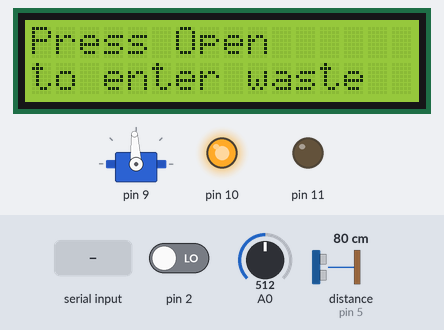
Bench run of a program on a simulated Arduino Uno, built with avr-gcc and run on an emulated ATmega328P. On the bench: servo, 16×2 character LCD, output pins drawn as LEDs (lit = HIGH). The test bench sets the inputs (shaded band); at power-on: pin 2 LOW, A0 = 512, distance to the obstacle (sensor on pin 5) 80 cm. The echo pulse lasts 58.3 µs per cm; pins used as bus, display or sensor lines are not drawn; what the program prints to the serial monitor is not drawn.

Above: at 0.2 s.
At 5.7 s:
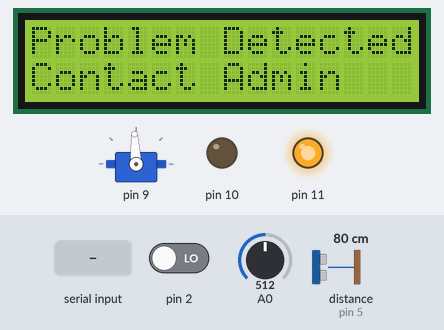
5.8 s: "1,1\n" received over Serial
Timing chart, 0 to 8.8 s (numbered marks = the images above; inputs shaded):
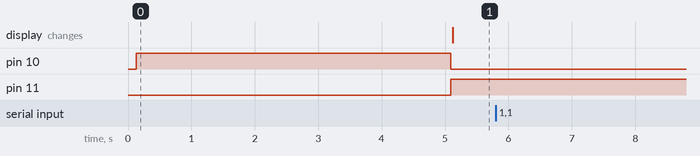

The program:

main.cpp
```cpp
#include <Arduino.h>
#include "Scheduler.h"
#include "ContainerManagementTask.h"
#include "GuiMessageServiceTask.h"
#include "Debug.h"

// Scheduler and Tasks
Scheduler sched;
ContainerManagementTask* containerTask;
GuiMessageServiceTask* guiMessageTask;

void setup() {
    // Initialize debug output
    Debugger.begin(9600);
    Serial.begin(9600);
    Debugger.println("Container Management System Initializing...");

    // Initialize scheduler
    sched.init(50);  // 50ms base period

    // Create and initialize ContainerManagementTask
    containerTask = new ContainerManagementTask();
    containerTask->init(100);  // 100ms task period
    sched.addTask(containerTask);

    // Create and initialize GuiMessageServiceTask
    guiMessageTask = new GuiMessageServiceTask(containerTask);
    guiMessageTask->init(100);  // 100ms task period
    sched.addTask(guiMessageTask);

    Debugger.println("System Setup Complete.");
}

void loop() {
    guiMessageTask->readSerial(); // Always read serial data
    sched.schedule();
}
```

Button.h
```cpp
#ifndef __BUTTON__
#define __BUTTON__

#include <Arduino.h>
#include "Debug.h"

class Button {
public:
    Button(int pin, unsigned long debounceDelay = 50);
    void init();
    bool isPressed();

private:
    int pin;
    bool lastState;
    bool currentState;
    unsigned long lastDebounceTime;
    unsigned long debounceDelay;
};

#endif
```

ContainerManagementTask.h
```cpp
#ifndef CONTAINER_MANAGEMENT_TASK_H
#define CONTAINER_MANAGEMENT_TASK_H

#include <Arduino.h>
#include <avr/sleep.h>
#include "Task.h"
#include "Button.h"
#include "LcdController.h"
#include "ServoController.h"
#include "TemperatureMonitor.h"
#include "PirSensor.h"
#include "SonarSensor.h"
#include "Led.h"

class ContainerManagementTask : public Task {
public:
    ContainerManagementTask();

    enum State {
        IDLE,
        SLEEP,
        READY,
        DOOR_OPEN,
        DOOR_CLOSE,
        FULL,
        EMPTY_CONTAINER,
        OVER_TEMP
    };


    void init(int period) override;
    void tick() override;

    // Add these public methods
    State getCurrentState();
    float getCurrentTemperature();
    int getDoorState();
    void setState(State newState); // Make this public

    // check to see if the container is full public beacuse used in gui task
    bool isContainerFull();
    float getWasteLevel();

    // Pin Configurations
    #define SONAR_TRIG_PIN 4
    #define SONAR_ECHO_PIN 5

    // Configuration constants
    #define SLEEP_TIMEOUT               10000   // 10 seconds before going to sleep
    #define DOOR_OPEN_TIMEOUT           5000    // 5 seconds door open timeout
    #define WASTE_DISPLAY_TIME          2000    // Display "WASTE RECEIVED" time
    #define EMPTY_CONTAINER_TIME        3000    // Time to empty container
    #define MAX_TEMP                    50.0    // Maximum temperature threshold
    #define WASTE_LEVEL_THRESHOLD       0.3     // Waste level threshold (from sonar implementation)

    // Test simulation definition
    #define TEST_EMPTY_CONTAINER_TIMELIMIT  10000 // wait for 10 seconds before emptying the container | no gui test
    #define TEST_OVER_TEMP_TIMELIMIT        10000 // wait for 10 seconds before going to ready | no gui test
    #define CHECK_TEMP_TIMELIMIT            5000 // wait for 10 seconds before going to sleep | no gui test

private:


    // Component instances
    Button* doorOpenButton;
    Button* doorCloseButton;
    LcdController* display;
    ServoController* containerDoor;
    TemperatureMonitor* tempSense;
    PirSensor* motionSense;
    SonarSensor* wasteLevelSensor;
    Led* alarmLed;
    Led* availableLed;

    // Current state and timing
    State currentState;
    unsigned long lastStateChangeTime;

    // State change method
    //void setState(State newState);

    // Helper methods -> made public because they are used in guimessageservicetask
    //bool isContainerFull();

    void enterSleepMode();
};

#endif // CONTAINER_MANAGEMENT_TASK_H
```

Debug.h
```cpp
#ifndef DEBUG_H
#define DEBUG_H

#include <Arduino.h>

// Enable or disable debugging globally
#define DEBUG_ENABLED false  // Set to false to disable debug output

class Debug {
public:
    static void begin(long baudRate) {
#if DEBUG_ENABLED
        Serial.begin(baudRate);
#endif
    }

    template <typename T>
    static void print(T value) {
#if DEBUG_ENABLED
        Serial.print(value);
#endif
    }

    template <typename T>
    static void println(T value) {
#if DEBUG_ENABLED
        Serial.println(value);
#endif
    }

    static void print(const char* message) {
#if DEBUG_ENABLED
        Serial.print(message);
#endif
    }

    static void println(const char* message) {
#if DEBUG_ENABLED
        Serial.println(message);
#endif
    }
};

// Static instance of Debug class (this is optional, only needed if you want instance-based access)
extern Debug Debugger;

#endif
```

GuiMessageServiceTask.h
```cpp
#ifndef GUI_MESSAGE_SERVICE_TASK_H
#define GUI_MESSAGE_SERVICE_TASK_H

#include <Arduino.h>
#include <Queue.h> // Custom Queue class for managing messages
#include "Task.h"
#include "ContainerManagementTask.h"

class GuiMessageServiceTask : public Task {
public:
    GuiMessageServiceTask(ContainerManagementTask* containerTask);
    void init(int period) override;
    void tick() override;
    void readSerial(); // Continuously reads serial input and buffers messages

private:
    // Reference to ContainerManagementTask
    ContainerManagementTask* containerTask;

    // Parsing state
    enum ParseState { WAIT, PROCESS, SEND_STATUS };
    ParseState currentParseState;

    // Variables for parsing
    bool emptyCommand;
    bool restoreCommand;
    //int statusCode;

    // Message queue for buffering serial data
    Queue<String> messageQueue;
    String incomingMessageBuffer;

    // Helper methods
    void processIncomingMessage(const String& message);
    void sendStatus();
    void resetParseState();
};

#endif // GUI_MESSAGE_SERVICE_TASK_H
```

PirSensor.h
```cpp
#ifndef __PIR_SENSOR__
#define __PIR_SENSOR__

#include "Debug.h"

class PirSensor {
public:
    void init(int pin);
    bool isMotionDetected(int pin);
    void enableInterrupt();
    void disableInterrupt();

private:
    bool motionDetected;
    int pin;
};


#endif
```

Queue.h
```cpp
#ifndef QUEUE_H
#define QUEUE_H

#include <Arduino.h>

template <typename T>
class Queue {
private:
    static const int MAX_SIZE = 10; // Adjust size as needed
    T buffer[MAX_SIZE];
    int front;
    int rear;
    int count;

public:
    Queue() : front(0), rear(0), count(0) {}

    // Add an item to the queue
    bool enqueue(const T& item) {
        if (isFull()) {
            return false; // Queue is full
        }
        buffer[rear] = item;
        rear = (rear + 1) % MAX_SIZE;
        count++;
        return true;
    }

    // Remove and return the front item
    T dequeue() {
        if (isEmpty()) {
            return T(); // Return default value if empty
        }
        T item = buffer[front];
        front = (front + 1) % MAX_SIZE;
        count--;
        return item;
    }

    // Check if the queue is empty
    bool isEmpty() const {
        return count == 0;
    }

    // Check if the queue is full
    bool isFull() const {
        return count == MAX_SIZE;
    }

    // Get the current size of the queue
    int size() const {
        return count;
    }
};

#endif // QUEUE_H
```

ServoController.h
```cpp
#ifndef __SERVOCONTROLLER__
#define __SERVOCONTROLLER__

#include "ServoTimer2.h"
#include "Debug.h"

class ServoController {
public:
    ServoController(int pin);
    void init();                            // Initialize servo
    void openDoor(int angle = 1000);        // Opens door for waste
    void closeDoor(int angle = 1500);       // Closes door
    void emptyContainer(int angle = 2000);  // Reverse open for emptying

private:
    int pin;
    ServoTimer2 servo;
};

#endif
```

SonarSensor.h
```cpp
#ifndef __SONAR_SENSOR__
#define __SONAR_SENSOR__

#include "Debug.h"
class SonarSensor {
    public:
        void init(int trigPin, int echoPin);
        float getDistance(int trigPin, int echoPin);
        bool checkWasteLevel(int trigPin, int echoPin);
    private:
        int trigPin;
        int echoPin;
        bool isFull;
        float temperature;
        float distanceTreshold;
};

#endif
```

TemperatureMonitor.h
```cpp
#ifndef TEMPERATUREMONITOR_H
#define TEMPERATUREMONITOR_H

#include <Arduino.h>
#include "Debug.h"

class TemperatureMonitor {
private:
    uint8_t pin;           // Analog pin for the temperature sensor
    float voltageRef;      // Reference voltage for the ADC
    const float THRESHOLD_C = 30.0; // Threshold temperature in Celsius
    bool thresholdExceeded; // Flag to indicate if the threshold is exceeded

    // Internal method to update the thresholdExceeded flag
    void updateThresholdStatus(float temperature);

public:
    // Constructor
    TemperatureMonitor(uint8_t analogPin, float refVoltage = 5.0);

    // Method to read temperature in Celsius
    float readTemperatureC();

    // Method to check if the threshold is exceeded
    bool isThresholdExceeded();
};

#endif 
```

blink_led_task.h
```cpp
#ifndef __BLINKTASK__
#define __BLINKTASK__

#include "Task.h"
#include "Led.h"
#include "Debug.h"

class BlinkTask: public Task {

  int pin_green;
  int pin_red;
  Light* led_green;
  Light* led_red;


public:
  enum State{OFF, RED_ON, GREEN_ON};
  BlinkTask(int pin_red, int pin_green);
  void init(int period);
  void tick();
  void setState(State newState);

private:
  State state;
};

#endif
```

led.h
```cpp
#ifndef __LED__
#define __LED__

#include "light.h"
#include "Debug.h"

class Led: public Light {
public:
  Led(int pin);
  void switchOn();
  void switchOff();
private:
  int pin;
};

#endif
```

light.h
```cpp
#ifndef __LIGHT__
#define __LIGHT__

class Light {
public:
  virtual void switchOn() = 0;
  virtual void switchOff() = 0;
};

#endif
```

scheduler.h
```cpp
#ifndef __SCHEDULER__
#define __SCHEDULER__

#include "timer.h"
#include "task.h"
#include "Debug.h"

#define MAX_TASKS 10

class Scheduler {

  int basePeriod;
  int nTasks;
  Task* taskList[MAX_TASKS];
  Timer timer;

public:
  void init(int basePeriod);
  virtual bool addTask(Task* task);
  virtual void schedule();
};

#endif
```

task.h
```cpp
#ifndef __TASK__
#define __TASK__

#include "Debug.h"

class Task {
  int myPeriod;
  int timeElapsed;

public:
  virtual void init(int period){
    myPeriod = period;
    timeElapsed = 0;
  }

  virtual void tick() = 0;

  bool updateAndCheckTime(int basePeriod){
    timeElapsed += basePeriod;
    if (timeElapsed >= myPeriod){
      timeElapsed = 0;
      return true;
    } else {
      return false;
    }
  }

};

#endif
```

timer.h
```cpp
#ifndef __TIMER__
#define __TIMER__

class Timer {

public:
  Timer();
  void setupFreq(int freq);
  /* period in ms */
  void setupPeriod(int period);
  void waitForNextTick();

};


#endif
```

Button.cpp
```cpp
#include "Button.h"

Button::Button(int pin, unsigned long debounceDelay) {
    this->pin = pin;
    this->debounceDelay = debounceDelay;
    lastState = LOW;
    currentState = LOW;
    lastDebounceTime = 0;
}

void Button::init() {
    pinMode(pin, INPUT_PULLUP);
}

bool Button::isPressed() {
    bool reading = digitalRead(pin);

    if (reading != lastState) {
        lastDebounceTime = millis();
    }

    if ((millis() - lastDebounceTime) > debounceDelay) {
        if (reading != currentState) {
            currentState = reading;
            if (currentState == LOW) { // Button pressed
                lastState = reading;
                return true;
            }
        }
    }

    lastState = reading;
    return false;
}
```

GuiMessageServiceTask.cpp
```cpp
#include "GuiMessageServiceTask.h"
#include "Debug.h"

//extern int statusCode;
 int statusCode;

GuiMessageServiceTask::GuiMessageServiceTask(ContainerManagementTask* containerTask) {
    this->containerTask = containerTask;
    this->currentParseState = WAIT;
    this->emptyCommand = false;
    this->restoreCommand = false;
    //this->statusCode = 0;
}

void GuiMessageServiceTask::init(int period) {
    Task::init(period);
    Serial.begin(9600); // Initialize serial communication
    Debugger.println("GUI Message Service Initialized");
}

void GuiMessageServiceTask::tick() {
    readSerial();
    if (!messageQueue.isEmpty()) {

        Debugger.println("Processing message from queue");
        String incomingMessage = messageQueue.dequeue(); // Retrieve the oldest message
        processIncomingMessage(incomingMessage);

        if (emptyCommand) {

            Debugger.println("EMPTY CMD received");
            if (containerTask->getCurrentState() == ContainerManagementTask::FULL)
                containerTask->setState(ContainerManagementTask::EMPTY_CONTAINER);
            /* if (containerTask->isContainerFull()) {
                containerTask->setState(ContainerManagementTask::EMPTY_CONTAINER);
                statusCode = 0; // No error
            } else {
                statusCode = 1; // FULL error
            } */
        }
        if (restoreCommand) {
            Debugger.println("RESTORE CMD received");
            if (containerTask->getCurrentState() == ContainerManagementTask::OVER_TEMP)
                containerTask->setState(ContainerManagementTask::READY);
            /* if (containerTask->getCurrentState() == ContainerManagementTask::OVER_TEMP) {
            containerTask->setState(ContainerManagementTask::READY);
            statusCode = 0; // No error
            } else {
            statusCode = 2; // Overheating error
            } */
        }
        sendStatus();
        resetParseState();
    }
}

void GuiMessageServiceTask::processIncomingMessage(const String& message) {
    // Validate message format
    if (message.startsWith("{REQ,") && message.endsWith("}")) {
        // Remove curly braces
        String content = message.substring(5, message.length() - 1); // Extract "EMPTY,RESTORE"
        int firstComma = content.indexOf(',');

        if (firstComma != -1) {
            // Extract EMPTY and RESTORE values
            String emptyStr = content.substring(0, firstComma);
            String restoreStr = content.substring(firstComma + 1);

            // Validate and parse EMPTY command
            if (emptyStr.equals("1") || emptyStr.equals("0")) {
                emptyCommand = emptyStr.toInt();
            } else {
                Debugger.println("Invalid EMPTY value");
                return; // Abort parsing
            }

            // Validate and parse RESTORE command
            if (restoreStr.equals("1") || restoreStr.equals("0")) {
                restoreCommand = restoreStr.toInt();
            } else {
                Debugger.println("Invalid RESTORE value");
                return; // Abort parsing
            }

            Debugger.println("Message parsed successfully");
        } else {
            Debugger.println("Invalid message format: missing comma");
        }
    } else {
        Debugger.println("Invalid message format");
    }
}

void GuiMessageServiceTask::sendStatus() {
    // Calculate status values
    float wasteLevel = containerTask->getWasteLevel(); // Store distance as float
    float temperature = containerTask->getCurrentTemperature();
    int doorState = containerTask->getDoorState(); // 0: Closed, 1: Open, 2: Empty

    // Format and send response
    String response = String("{ACK,") +
                      String(wasteLevel) + "," +
                      String(temperature, 1) + "," + // Send temperature with 1 decimal place
                      String(doorState) + "," +
                      String(statusCode) + "}";
    Serial.println(response);
}

void GuiMessageServiceTask::resetParseState() {
    emptyCommand = false;
    restoreCommand = false;
    //statusCode = 0;
}

// Continuous serial reading and buffering
void GuiMessageServiceTask::readSerial() {
    while (Serial.available()) {
        char ch = Serial.read();
        if (ch == '\n') { // End of a message
            if (incomingMessageBuffer.length() > 0) {
                messageQueue.enqueue(incomingMessageBuffer);
                incomingMessageBuffer = "";
            }
        } else {
            incomingMessageBuffer += ch;
        }
    }
}
```

PirSensor.cpp
```cpp
#include "PirSensor.h"
#include "Arduino.h"

void PirSensor::init(int pin) {
    this->pin = pin;
    motionDetected = false;
    pinMode(pin, INPUT);
}

void PirSensor::enableInterrupt() {
    // Accessing the class member pin directly (no need to pass pin as an argument)
    attachInterrupt(digitalPinToInterrupt(this->pin), NULL, RISING);  // Enable interrupt on motion detection
}

void PirSensor::disableInterrupt() {
    // Accessing the class member pin directly
    detachInterrupt(digitalPinToInterrupt(this->pin));  // Disable interrupt
}


bool PirSensor::isMotionDetected(int pin) {
    bool current = digitalRead(pin);
    if (current != motionDetected ){
        motionDetected = current;
    }
    return motionDetected;
}
```

ServoController.cpp
```cpp
#include "ServoController.h"
#include <Arduino.h>

int doorStatus = 0; // global definition

ServoController::ServoController(int pin) {
    this->pin = pin;
}

void ServoController::init() {
    servo.attach(pin);
    Debugger.println("Servo initialized");
    closeDoor(); // Start with door closed
}

void ServoController::openDoor(int angle) {
    Debugger.println("Opening door...");
    servo.write(angle); // Open door
    doorStatus = 1;
}

void ServoController::closeDoor(int angle) {
    Debugger.println("Closing door...");
    servo.write(angle); // Close door
    doorStatus = 0;
}

void ServoController::emptyContainer(int angle) {
    Debugger.println("Emptying container...");
    servo.write(angle); // Move door in reverse direction
    doorStatus = 2;
}
```

SonarSensor.cpp
```cpp
#include "SonarSensor.h"
#include "Arduino.h"

void SonarSensor::init(int trigPin, int echoPin) {
    this->trigPin = trigPin;
    this->echoPin = echoPin;
    pinMode(trigPin, OUTPUT);
    pinMode(echoPin, INPUT);
    isFull = false;
}

float SonarSensor::getDistance(int trigPin, int echoPin) {
    temperature = 20;
    const float vs = 331.45 + 0.62*temperature;

    digitalWrite(trigPin,LOW);
    delayMicroseconds(3);
    digitalWrite(trigPin,HIGH);
    delayMicroseconds(5);
    digitalWrite(trigPin,LOW);

    /* Receiving the echo */
    float tUS = pulseIn(echoPin, HIGH);
    float t = tUS / 1000.0 / 1000.0 / 2;
    float distance = t*vs;
    return distance;
}

bool SonarSensor::checkWasteLevel(int trigPin, int echoPin) {
    const float distanceTreshold = 0.3;
    bool isFull = getDistance(trigPin, echoPin) < distanceTreshold;
    return isFull;
}
```

Source omitted: ContainerManagmentTask.cpp (7381 bytes), TemperatureMonitor.cpp (962 bytes), blink_led_task.cpp (960 bytes), led_handler.cpp (205 bytes), schedular.cpp (495 bytes), timer.cpp (1566 bytes), LcdController.h (578 bytes), LcdController.cpp (1465 bytes)

Measured:
- after the input at 5.8 s, every drawn part: stays the same
